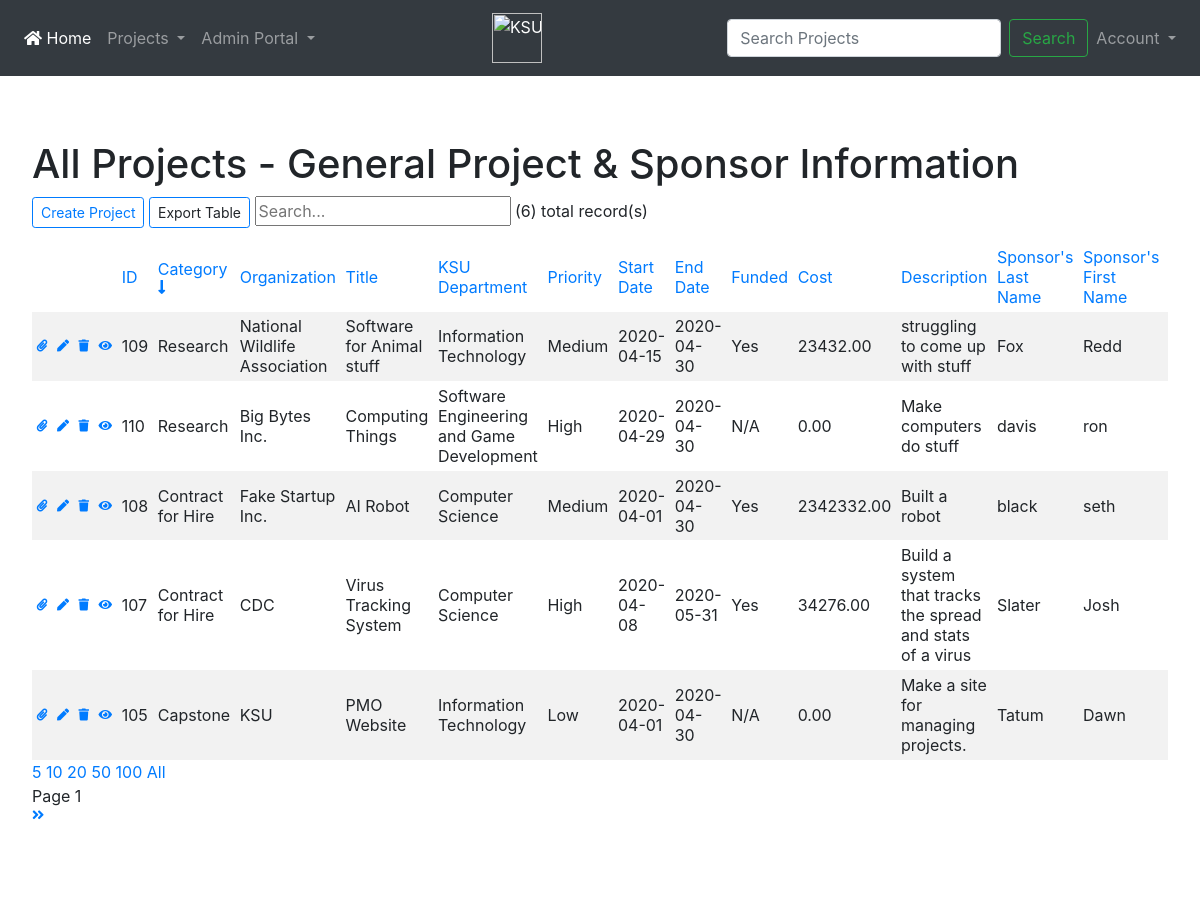
/get_project.php?page=1&records_per_page=5&order_by=project_category&order_sort=DESC (signed in), run on the app's committed database.
### tables this page shows
CREATE TABLE `project_participant` (
  `participant_id` bigint(20) UNSIGNED NOT NULL,
  `participant_category` varchar(45) NOT NULL,
  `last_name` varchar(45) NOT NULL,
  `first_name` varchar(45) NOT NULL,
  `participant_org` varchar(100) NOT NULL,
  `email` varchar(320) NOT NULL,
  `phone` varchar(20) NOT NULL,
  `project_id` bigint(20) UNSIGNED NOT NULL
);

CREATE TABLE `project` (
  `project_id` bigint(20) UNSIGNED NOT NULL,
  `project_category` varchar(45) NOT NULL,
  `organization_name` varchar(100) NOT NULL,
  `project_title` varchar(100) NOT NULL,
  `ksu_department` varchar(45) NOT NULL,
  `priority_level` varchar(10) NOT NULL,
  `start_date` date NOT NULL,
  `end_date` date NOT NULL,
  `funded` enum('Yes','No','N/A') NOT NULL,
  `total_cost` decimal(10,2) NOT NULL,
  `description` varchar(600) NOT NULL,
  `approval` enum('Approved','Disapproved','Pending') NOT NULL
);

### get_project.php (the view, shortened to what this page needs)
<?php
require 'pmo_functions.php';
$conn = pdo_connect_mysql();
$page = isset($_GET['page']) && is_numeric($_GET['page']) ? (int) $_GET['page'] : 1;
$records_per_page = isset($_GET['records_per_page']) && (is_numeric($_GET['records_per_page']) || $_GET['records_per_page'] == 'All') ? $_GET['records_per_page'] : 5;
$order_by_list = array('project.project_id', 'project_category', 'organization_name', 'project_title', 'ksu_department', 'priority_level',
    'start_date', 'end_date', 'funded', 'total_cost', 'description', 'last_name', 'first_name', 'participant_org', 'email', 'phone', 'approval');
$order_by = isset($_GET['order_by']) && in_array($_GET['order_by'], $order_by_list) ? $_GET['order_by'] : 'project.project_id';
$order_sort = isset($_GET['order_sort']) && $_GET['order_sort'] == 'DESC' ? 'DESC' : 'ASC';
if (isset($_GET['search']) && !empty($_GET['search'])) {
    if ($records_per_page == 'All') {
        $stmt = $conn->prepare('SELECT * FROM project
								INNER JOIN project_participant
                ON project.project_id = project_participant.project_id
								WHERE project_participant.participant_category = "Sponsor"
								AND (project.project_id LIKE :search_query
								OR project_category LIKE :search_query
								OR organization_name LIKE :search_query
								OR project_title LIKE :search_query
								OR ksu_department LIKE :search_query
								OR priority_level LIKE :search_query
								OR start_date LIKE :search_query
								OR end_date LIKE :search_query
								OR funded LIKE :search_query
								OR total_cost LIKE :search_query
								OR description LIKE :search_query
								OR last_name LIKE :search_query
								OR first_name LIKE :search_query
								OR participant_org LIKE :search_query
								OR email LIKE :search_query
								OR phone LIKE :search_query
								OR approval LIKE :search_query)
								ORDER BY ' . $order_by . ' ' . $order_sort);
        $stmt->bindValue(':search_query', '%' . $_GET['search'] . '%');
    } else {
        $stmt = $conn->prepare('SELECT *  FROM project
								INNER JOIN project_participant
                ON project.project_id = project_participant.project_id
								WHERE project_participant.participant_category = "Sponsor"
								AND (project.project_id LIKE :search_query
								OR project_category LIKE :search_query
								OR organization_name LIKE :search_query
								OR project_title LIKE :search_query
								OR ksu_department LIKE :search_query
								OR priority_level LIKE :search_query
								OR start_date LIKE :search_query
								OR end_date LIKE :search_query
								OR funded LIKE :search_query
								OR total_cost LIKE :search_query
								OR description LIKE :search_query
								OR last_name LIKE :search_query
								OR first_name LIKE :search_query
								OR participant_org LIKE :search_query
								OR email LIKE :search_query
								OR phone LIKE :search_query
								OR approval LIKE :search_query)
								ORDER BY ' . $order_by . ' ' . $order_sort . '
								LIMIT :current_page, :record_per_page');
        $stmt->bindValue(':search_query', '%' . $_GET['search'] . '%');
        $stmt->bindValue(':current_page', ($page - 1) * (int) $records_per_page, PDO::PARAM_INT);
        $stmt->bindValue(':record_per_page', (int) $records_per_page, PDO::PARAM_INT);
    }
}
else {
        if ($records_per_page == 'All') {
            $stmt = $conn->prepare('SELECT * FROM project INNER JOIN project_participant ON project.project_id = project_participant.project_id WHERE project_participant.participant_category ="Sponsor" ORDER BY ' . $order_by . ' ' . $order_sort);
        }
    else {
            $stmt = $conn->prepare('SELECT * FROM project INNER JOIN project_participant ON project.project_id = project_participant.project_id WHERE project_participant.participant_category ="Sponsor" ORDER BY ' . $order_by . ' ' . $order_sort . ' LIMIT :current_page, :record_per_page');
            $stmt->bindValue(':current_page', ($page - 1) * (int) $records_per_page, PDO::PARAM_INT);
            $stmt->bindValue(':record_per_page', (int) $records_per_page, PDO::PARAM_INT);
        }
    }
    $stmt->execute();
    $project = $stmt->fetchAll(PDO::FETCH_ASSOC);
    if (isset($_GET['search']) && !empty($_GET['search'])) {
        $stmt = $conn->prepare('SELECT COUNT(*) FROM project
								INNER JOIN project_participant
	              ON project.project_id = project_participant.project_id
								WHERE project_participant.participant_category = "Sponsor"
								AND (project.project_id LIKE :search_query
								OR project_category LIKE :search_query
								OR organization_name LIKE :search_query
								OR project_title LIKE :search_query
								OR ksu_department LIKE :search_query
								OR priority_level LIKE :search_query
								OR start_date LIKE :search_query
								OR end_date LIKE :search_query
								OR funded LIKE :search_query
								OR total_cost LIKE :search_query
								OR description LIKE :search_query
								OR last_name LIKE :search_query
								OR first_name LIKE :search_query
								OR participant_org LIKE :search_query
								OR email LIKE :search_query
								OR phone LIKE :search_query
								OR approval LIKE :search_query)');
        $stmt->bindValue(':search_query', '%' . $_GET['search'] . '%');
        $stmt->execute();
        $num_project = $stmt->fetchColumn();
    }
else {
        $num_project = $conn->query('SELECT COUNT(*) FROM project INNER JOIN project_participant ON project.project_id = project_participant.project_id WHERE project_participant.participant_category ="Sponsor"')->fetchColumn();
    }
    ?>
	<?=template_header('Get Project')?>
	<div class="jumbotron" id="jumboTable">
		<h1>All Projects - General Project & Sponsor Information</h1>
		<div>
			<div class="d-inline-block">
				<a class="btn btn-outline-primary btn-sm" href="create_project.php" role="button">Create Project</a>
			</div>
			<div class="d-inline-block">
				<a class="btn btn-outline-primary btn-sm" role="button" onclick="ExportExcel('xlsx')">Export Table</a>
			</div>
			<div class="d-inline-block">
				<form action="get_project.php" method="get">
					<input type="text" name="search" placeholder="Search..." value="<?=isset($_GET['search']) ? htmlentities($_GET['search'], ENT_QUOTES) : ''?>">
				</form>
			</div>
			<?php	echo "($num_project) total record(s)"; ?>
		</div>
		<table class="table-responsive table-striped table-sm" id="exportable_table">
	        <thead>
	            <tr>
								<?php if ($_SESSION['adminCheck'] == 1): ?>
		              <td></td>
		              <td></td>
		              <td></td>
						<td></td>
								<?php else: ?>
	              <td></td>
							<?php endif;?>
							<td>
								<a href="get_project.php?page=1&records_per_page=<?=$records_per_page?>&order_by=project.project_id&order_sort=<?=$order_sort == 'ASC' ? 'DESC' : 'ASC'?><?=isset($_GET['search']) ? '&search=' . htmlentities($_GET['search'], ENT_QUOTES) : ''?>">
								ID
								</a>
			        </td>
							<td>
								<a href="get_project.php?page=1&records_per_page=<?=$records_per_page?>&order_by=project_category&order_sort=<?=$order_sort == 'ASC' ? 'DESC' : 'ASC'?><?=isset($_GET['search']) ? '&search=' . htmlentities($_GET['search'], ENT_QUOTES) : ''?>">
								Category
								<?php if ($order_by == 'project_category'): ?>
								<i class="fas fa-long-arrow-alt-<?=str_replace(array('ASC', 'DESC'), array('up', 'down'), $order_sort)?>"></i>
								<?php endif;?>
								</a>
			        </td>
							<td>
								<a href="get_project.php?page=1&records_per_page=<?=$records_per_page?>&order_by=organization_name&order_sort=<?=$order_sort == 'ASC' ? 'DESC' : 'ASC'?><?=isset($_GET['search']) ? '&search=' . htmlentities($_GET['search'], ENT_QUOTES) : ''?>">
								Organization
								</a>
			        </td>
              <td>
								<a href="get_project.php?page=1&records_per_page=<?=$records_per_page?>&order_by=project_title&order_sort=<?=$order_sort == 'ASC' ? 'DESC' : 'ASC'?><?=isset($_GET['search']) ? '&search=' . htmlentities($_GET['search'], ENT_QUOTES) : ''?>">
								Title
								</a>
							</td>
              <td>
								<a href="get_project.php?page=1&records_per_page=<?=$records_per_page?>&order_by=ksu_department&order_sort=<?=$order_sort == 'ASC' ? 'DESC' : 'ASC'?><?=isset($_GET['search']) ? '&search=' . htmlentities($_GET['search'], ENT_QUOTES) : ''?>">
						    KSU Department
								</a>
							</td>
              <td>
								<a href="get_project.php?page=1&records_per_page=<?=$records_per_page?>&order_by=priority_level&order_sort=<?=$order_sort == 'ASC' ? 'DESC' : 'ASC'?><?=isset($_GET['search']) ? '&search=' . htmlentities($_GET['search'], ENT_QUOTES) : ''?>">
								Priority
								</a>
              </td>
              <td>
								<a href="get_project.php?page=1&records_per_page=<?=$records_per_page?>&order_by=start_date&order_sort=<?=$order_sort == 'ASC' ? 'DESC' : 'ASC'?><?=isset($_GET['search']) ? '&search=' . htmlentities($_GET['search'], ENT_QUOTES) : ''?>">
						    Start Date
								</a>
              </td>
              <td>
								<a href="get_project.php?page=1&records_per_page=<?=$records_per_page?>&order_by=end_date&order_sort=<?=$order_sort == 'ASC' ? 'DESC' : 'ASC'?><?=isset($_GET['search']) ? '&search=' . htmlentities($_GET['search'], ENT_QUOTES) : ''?>">
								End Date
								</a>
              </td>
              <td>
								<a href="get_project.php?page=1&records_per_page=<?=$records_per_page?>&order_by=funded&order_sort=<?=$order_sort == 'ASC' ? 'DESC' : 'ASC'?><?=isset($_GET['search']) ? '&search=' . htmlentities($_GET['search'], ENT_QUOTES) : ''?>">
								Funded
								</a>
              </td>
							<td>
								<a href="get_project.php?page=1&records_per_page=<?=$records_per_page?>&order_by=total_cost&order_sort=<?=$order_sort == 'ASC' ? 'DESC' : 'ASC'?><?=isset($_GET['search']) ? '&search=' . htmlentities($_GET['search'], ENT_QUOTES) : ''?>">
								Cost
								</a>
							</td>
							<td>
								<a href="get_project.php?page=1&records_per_page=<?=$records_per_page?>&order_by=description&order_sort=<?=$order_sort == 'ASC' ? 'DESC' : 'ASC'?><?=isset($_GET['search']) ? '&search=' . htmlentities($_GET['search'], ENT_QUOTES) : ''?>">
						    Description
								</a>
							</td>
							<td>
								<a href="get_project.php?page=1&records_per_page=<?=$records_per_page?>&order_by=last_name&order_sort=<?=$order_sort == 'ASC' ? 'DESC' : 'ASC'?><?=isset($_GET['search']) ? '&search=' . htmlentities($_GET['search'], ENT_QUOTES) : ''?>">
						    Sponsor's Last Name
								</a>
							</td>
							<td>
								<a href="get_project.php?page=1&records_per_page=<?=$records_per_page?>&order_by=first_name&order_sort=<?=$order_sort == 'ASC' ? 'DESC' : 'ASC'?><?=isset($_GET['search']) ? '&search=' . htmlentities($_GET['search'], ENT_QUOTES) : ''?>">
						    Sponsor's First Name
								</a>
							</td>
							<td>
							</td>
            </tr>
        </thead>
				<tbody>
            <?php foreach ($project as $project): ?>
            <tr>
							<?php if ($_SESSION['adminCheck'] == 1): ?>
								<td>
										<a href="pmo_files.php?project_id=<?=$project['project_id']?>"><i class="fas fa-paperclip fa-xs"></i></a>
								</td>
								<td>
										<a href="update_project.php?project_id=<?=$project['project_id']?>"><i class="fas fa-pen fa-xs"></i></a>
								</td>
								<td>
										<a href="delete_project.php?project_id=<?=$project['project_id']?>"><i class="fas fa-trash fa-xs"></i></a>
								</td>
								<td>
										<a href="view_project.php?project_id=<?=$project['project_id']?>"><i class="fas fa-eye fa-xs"></i></a>
								</td>
							<?php else: ?>
								<td>
										<a href="view_project.php?project_id=<?=$project['project_id']?>"><i class="fas fa-eye fa-xs"></i></a>
								</td>
							<?php endif;?>
							  <td><?=$project['project_id']?></td>
								<td><?=$project['project_category']?></td>
								<td><?=$project['organization_name']?></td>
                <td><?=$project['project_title']?></td>
                <td><?=$project['ksu_department']?></td>
								<td><?=$project['priority_level']?></td>
                <td><?=$project['start_date']?></td>
                <td><?=$project['end_date']?></td>
                <td><?=$project['funded']?></td>
								<td><?=$project['total_cost']?></td>
                <td><?=$project['description']?></td>
								<td><?=$project['last_name']?></td>
								<td><?=$project['first_name']?></td>
								<td><?=$project['participant_org']?></td>
            </tr>
            <?php endforeach;?>
        </tbody>
    </table>
	<div>
		<div>
			<a href="get_project.php?page=1&records_per_page=5&order_by=<?=$order_by?>&order_sort=<?=$order_sort?><?=isset($_GET['search']) ? '&search=' . htmlentities($_GET['search'], ENT_QUOTES) : ''?>">5</a>
			<a href="get_project.php?page=1&records_per_page=10&order_by=<?=$order_by?>&order_sort=<?=$order_sort?><?=isset($_GET['search']) ? '&search=' . htmlentities($_GET['search'], ENT_QUOTES) : ''?>">10</a>
			<a href="get_project.php?page=1&records_per_page=20&order_by=<?=$order_by?>&order_sort=<?=$order_sort?><?=isset($_GET['search']) ? '&search=' . htmlentities($_GET['search'], ENT_QUOTES) : ''?>">20</a>
			<a href="get_project.php?page=1&records_per_page=50&order_by=<?=$order_by?>&order_sort=<?=$order_sort?><?=isset($_GET['search']) ? '&search=' . htmlentities($_GET['search'], ENT_QUOTES) : ''?>">50</a>
			<a href="get_project.php?page=1&records_per_page=100&order_by=<?=$order_by?>&order_sort=<?=$order_sort?><?=isset($_GET['search']) ? '&search=' . htmlentities($_GET['search'], ENT_QUOTES) : ''?>">100</a>
			<a href="get_project.php?page=1&records_per_page=All&order_by=<?=$order_by?>&order_sort=<?=$order_sort?><?=isset($_GET['search']) ? '&search=' . htmlentities($_GET['search'], ENT_QUOTES) : ''?>">All</a>
		</div>
		<div>
			<div href="get_project.php?page=<?=$page?>&records_per_page=<?=$records_per_page?>&order_by=<?=$order_by?>&order_sort=<?=$order_sort?><?=isset($_GET['search']) ? '&search=' . htmlentities($_GET['search'], ENT_QUOTES) : ''?>">
			Page <?=$page?>
			</div>
			<?php if ($records_per_page != 'All' && $page * $records_per_page < $num_project): ?>
			<a href="get_project.php?page=<?=$page + 1?>&records_per_page=<?=$records_per_page?>&order_by=<?=$order_by?>&order_sort=<?=$order_sort?><?=isset($_GET['search']) ? '&search=' . htmlentities($_GET['search'], ENT_QUOTES) : ''?>">
			<i class="fas fa-angle-double-right fa-sm"></i>
			</a>
			<?php endif;?>
		</div>
	</div>
</div>

### Style/pmo_style.css (style rules this page uses)
* { box-sizing: border-box; font-family: -apple-system, BlinkMacSystemFont, "segoe ui", roboto, oxygen, ubuntu, cantarell, "fira sans", "droid sans", "helvetica neue", Arial, sans-serif; font-size: 16px; -webkit-font-smoothing: antialiased; -moz-osx-font-smoothing: grayscale; }
body { background-color: #FFFFFF; margin: 0; }
#jumboTable { background-color: white; }

### data on the page
project_participant: project "109", project.project_category "Research", project.organization_name "National Wildlife Association", project.project_title "Software for Animal stuff", project.ksu_department "Information Technology", project.priority_level "Medium", project.start_date "2020-04-15", project.end_date "2020-04-30", project.funded "Yes", project.total_cost "23432.00", project.description "struggling to come up with stuff", last_name "Fox", first_name "Redd"
project_participant: project "110", project.project_category "Research", project.organization_name "Big Bytes Inc.", project.project_title "Computing Things", project.ksu_department "Software Engineering and Game Development", project.priority_level "High", project.start_date "2020-04-29", project.end_date "2020-04-30", project.funded "N/A", project.total_cost "0.00", project.description "Make computers do stuff", last_name "davis", first_name "ron"
project_participant: project "108", project.project_category "Contract for Hire", project.organization_name "Fake Startup Inc.", project.project_title "AI Robot", project.ksu_department "Computer Science", project.priority_level "Medium", project.start_date "2020-04-01", project.end_date "2020-04-30", project.funded "Yes", project.total_cost "2342332.00", project.description "Built a robot", last_name "black", first_name "seth"
project_participant: project "107", project.project_category "Contract for Hire", project.organization_name "CDC", project.project_title "Virus Tracking System", project.ksu_department "Computer Science", project.priority_level "High", project.start_date "2020-04-08", project.end_date "2020-05-31", project.funded "Yes", project.total_cost "34276.00", project.description "Build a system that tracks the spread and stats of a virus", last_name "Slater", first_name "Josh"
project_participant: project "105", project.project_category "Capstone", project.organization_name "KSU", project.project_title "PMO Website", project.ksu_department "Information Technology", project.priority_level "Low", project.start_date "2020-04-01", project.end_date "2020-04-30", project.funded "N/A", project.total_cost "0.00", project.description "Make a site for managing projects.", last_name "Tatum", first_name "Dawn"

### other printed values
$num_project "6"
$page "1"
